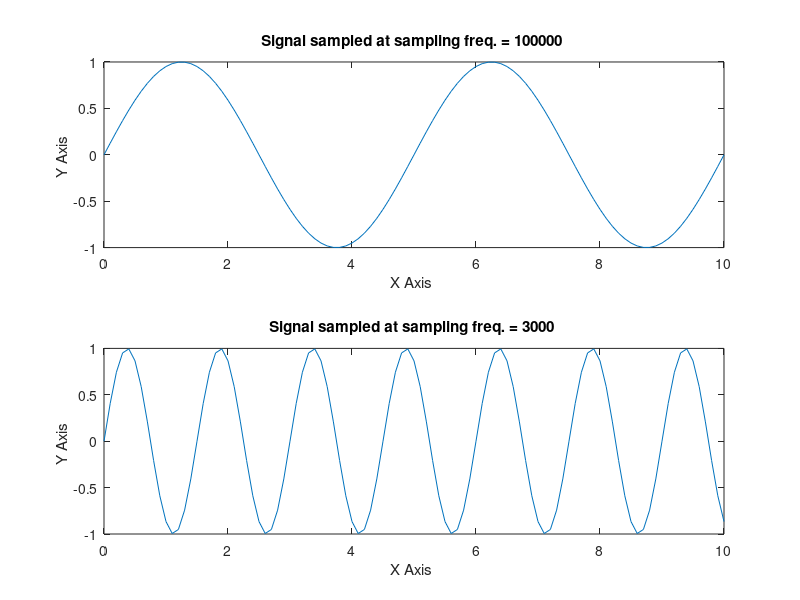

Write the MATLAB code that produced this figure.
% Name : Samarth Shah
% Roll No: AU1841145
% Lab1 (Question_13) Sample the sinusoid x = sin(2 pi f t), where f = 2 kHz, and plot the sampled signals over the
%continuous-time signal.
%- Let x1 be the signal sampled at 10 kHz.
%- Let x2 be the signal sampled at 3 kHz.
%Plot required waveforms and comment on the same by writing common MATLAB code.
clc;
close all ;
clear all ;
freq = 2000; %declaring frequency
sampling_freq1 =10000;%declaring the sampling frequency
sampling_freq2 = 3000;%declaring the sampling frequency 
time1 = freq/sampling_freq1; %calculating time=1/sampling freq.
time2 = freq/ sampling_freq2;%calculating time=1/sampling freq.
range = 0:0.1:10; %defining the range
x = sin (2* pi*time1* range );  %calculating function 1
y = sin (2* pi*time2* range );  %calculating function 2
subplot (211)
plot (range ,x) %Plotting Function 1
xlabel ('X Axis '); 
ylabel ('Y Axis ');
title ('Signal sampled at sampling freq. = 100000 ')
subplot (212)
plot (range ,y) %Plotting Function 2
xlabel ('X Axis ');
ylabel ('Y Axis ');
title ('Signal sampled at sampling freq. = 3000 ')